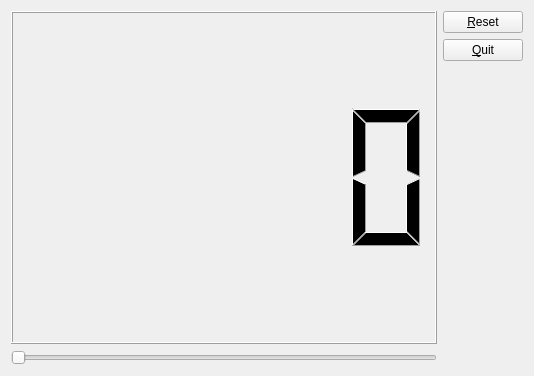
<?xml version="1.0" encoding="UTF-8"?>
<ui version="4.0">
 <class>MyForm</class>
 <widget class="QWidget" name="MyForm">
  <property name="geometry">
   <rect>
    <x>0</x>
    <y>0</y>
    <width>534</width>
    <height>376</height>
   </rect>
  </property>
  <property name="windowTitle">
   <string>Widget</string>
  </property>
  <layout class="QHBoxLayout" name="horizontalLayout">
   <item>
    <layout class="QVBoxLayout" name="verticalLayout">
     <item>
      <widget class="QLCDNumber" name="m_plcd"/>
     </item>
     <item>
      <widget class="QSlider" name="m_psld">
       <property name="orientation">
        <enum>Qt::Horizontal</enum>
       </property>
      </widget>
     </item>
    </layout>
   </item>
   <item>
    <layout class="QVBoxLayout" name="verticalLayout_2">
     <item>
      <widget class="QPushButton" name="m_pcmdReset">
       <property name="text">
        <string>&amp;Reset</string>
       </property>
      </widget>
     </item>
     <item>
      <widget class="QPushButton" name="m_pcmdQuit">
       <property name="text">
        <string>&amp;Quit</string>
       </property>
      </widget>
     </item>
     <item>
      <spacer name="verticalSpacer">
       <property name="orientation">
        <enum>Qt::Vertical</enum>
       </property>
       <property name="sizeHint" stdset="0">
        <size>
         <width>20</width>
         <height>40</height>
        </size>
       </property>
      </spacer>
     </item>
    </layout>
   </item>
  </layout>
 </widget>
 <layoutdefault spacing="6" margin="11"/>
 <resources/>
 <connections>
  <connection>
   <sender>m_psld</sender>
   <signal>valueChanged(int)</signal>
   <receiver>m_plcd</receiver>
   <slot>display(int)</slot>
   <hints>
    <hint type="sourcelabel">
     <x>108</x>
     <y>356</y>
    </hint>
    <hint type="destinationlabel">
     <x>117</x>
     <y>248</y>
    </hint>
   </hints>
  </connection>
  <connection>
   <sender>m_pcmdQuit</sender>
   <signal>clicked()</signal>
   <receiver>MyForm</receiver>
   <slot>close()</slot>
   <hints>
    <hint type="sourcelabel">
     <x>490</x>
     <y>57</y>
    </hint>
    <hint type="destinationlabel">
     <x>490</x>
     <y>240</y>
    </hint>
   </hints>
  </connection>
 </connections>
</ui>
